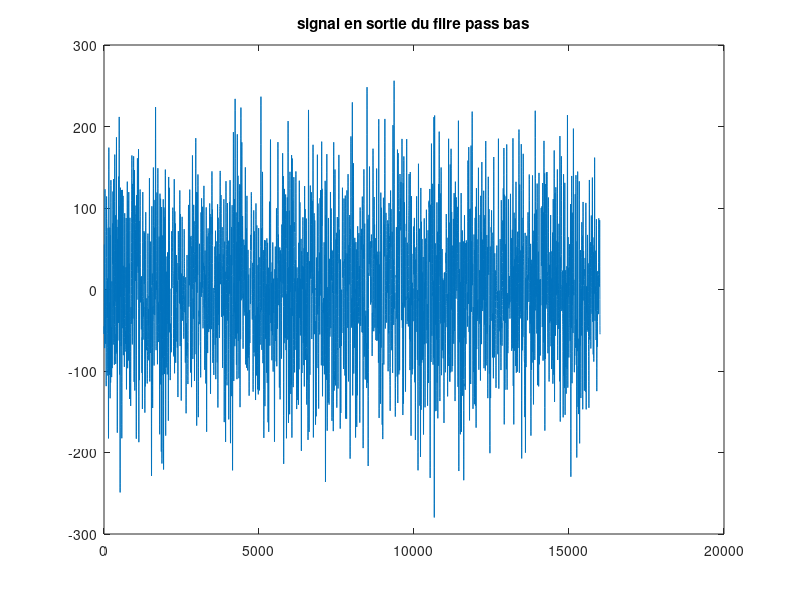

The MATLAB source for this figure: (Note: this script raises an error after producing the figure.)
clear 
close all

% 3.1.1 Génération du signal NRZ
% 1 :length(NRZ)-1)*Te
 
    Nbit = 100;
    train = randi([0 1], 1, Nbit);
    Fe = 48000;
    Te = 1/Fe;
    Ts =1/300;
    Ns = floor(Ts/Te);
    NRZ = repelem(train , Ns);
% 2. Tracez le signal NRZ
    %figure;
    %plot(linspace(0, length(NRZ)*Ts, length(NRZ)), NRZ);
    %title("Signal NRZ");
    %xlabel("Temps en seconde");
   % ylabel("NRZ(t)");
     
% 3. tracez la densité spectrale de puissance du signal NRZ
    f =(0:(Fe-1));
    Snrz =(1/4)*Ts*((sinc(f*Ts)).^2) + (1/4)*fft(1);
   % figure; 
    %plot(f,Snrz);
   % title("DSP NRZ");
    %xlabel("Fréquence en Hz");
   % ylabel("dsp nrz(f)");
    
 % 3.1.2 Génération du signal modulé en fréquence
   % 1 : génération du signal x(t)
        F0 =6000;
        F1 = 2000;
        phi0 = rand*2*pi;
        phi1 = rand*2*pi;
        t = (0:Te:(length(NRZ)-1)*Te);
        cos0 = cos(2*pi*F0*t + phi0);
        cos1 = cos(2*pi*F1*t + phi1);
        x = (1-NRZ).*cos0 + NRZ.*cos1;
    % 2.Tracez le signal x(t)
         %figure; 
         %plot(t,x); hold on
        % plot(t,NRZ, 'r'); 
        % title("Signal modulé en fréquence");
       %  xlabel("Temps en seconde");
       %  ylabel("x(t)");
        
     %  3.Calculez la densité spectrale de puissance du signal modulé en fréquence x(t)
        X = fft(x);
        Sx = (1/length(X))*((abs(X)).^2);
        % 4 tracez la densité spectrale de puissance du signa lmodulé en fréquence,
         % figure; 
          %plot(linspace(-Fe/2,Fe/2,length(X)),Sx);
          %title("densité spectrale de puissance du signal modulé en fréquence");

         %3.1.2  Canal de transmission à bruit additif, blanc et Gaussien
        
        SNR= 50;
        Px=mean(abs(x).^2);
        Pb=Px*(10^(SNR/10));

        x_bruit = x + sqrt(Pb)*randn(1,length(x));
     %   figure; 
      %  plot(x_bruit);
       % title("signal bruité");
         
% Démodulation par filtrage

   %Synthèse du filtre passe-bas
    Fc = 3000;
    T = Fc/Fe;
    ordre = 111;
    Fb = (-(ordre-1)/2:(ordre-1)/2);
    h_filte_b = 2*T*sinc(2*T*Fb);
    
    Hb = fft(h_filte_b);
    Y = fftshift(Hb);
    
    indice = (0:Te:(length(x_bruit)-1)*Te);
    
    F_x = filter(h_filte_b,1,[x_bruit zeros(1,(ordre-1)/2 )]);
    F_x = F_x(((ordre-1)/2)+1:end);
    %figure;
    %plot(indice,F_x);
    
    % Synthèse du filtre passe-haut
    
   
    hp = -h_filte_b;
    hp((ordre+1)/2)=1-2*T;
   % figure;
  %  figure;
     % plot(hp);
      %title("reponse impulsionnelle")
      %xlabel("temps en secondes");
       %ylabel("hp(t)");
   %figure;
   % plot(linspace(-Fe/2,Fe/2,length(Hb)),abs(hp));
    %title("reponse fréquentielle du filtre pass haut");
    %xlabel("fréquence en Hz") ; 
    %ylabel("Hp(f)");
    
    F_y = filter(hp,1,[x_bruit zeros(1,(ordre-1)/2 )]);
    F_y = F_y(((ordre-1)/2)+1:end);
    figure;
    plot(indice,F_y);
    title("signal en sortie du filtre pass haut");
    
%tracés à realiser
    %1
  %     figure;
    %   plot(h_filte_b);
     %  title("reponse impulsionnelle")
      % xlabel("temps en secondes");
       %ylabel("h_filtre_b(t)");
       
      % figure; 
  
     %   plot(linspace(-Fe/2,Fe/2,length(Hb)),Hb);
      % plot(linspace(-Fe/2,Fe/2,length(Hb)),abs(Y));
       %title("réponse frequentielle");
      % xlabel("fréquence en Hz") ; 
       %ylabel("Hb(f)");
    % 2 
    %figure;
    %plot(linspace(-Fe/2,Fe/2,length(Sx)),Sx);
    %hold on;
   % plot(linspace(-Fe/2,Fe/2,length(Hb)),abs(Y));
  %  title("Densité spectrale du signal filtré");
 %   hold off;
    
    
    % 3
    G= fftshift(F_x);
    
    %figure;
   % plot(linspace(-Fe/2,Fe/2,length(G)),G);
   % title("DSP du signal en sortie du filtre pass bas");
    %figure;
    plot(F_x);
    title("signal en sortie du filre pass bas");
    
   
    
%Detection d'énergie

   % 1
   
  
   
  r=reshape(F_x,Ns,Nbit);
  s= sum(abs(r.^2));
  K= (max(s)-min(s))/2;
  
  L= s>K;
  
   % 2
         erro=0;
         trans =0;
         for i=1:Nbit
             if L(i) == train(i)
                 trans = trans +1;
             else 
                erro = erro +1;
             end
         end
        
         tr = 1-Nbit/Nbit;
          
 load('DonneesBinome4.mat');
 reconstitution_image(bits);
 which reconstitution_image;
 
 reconstitution_image(suite_binaire_reconstruite);
 which reconstitution_image;
          






